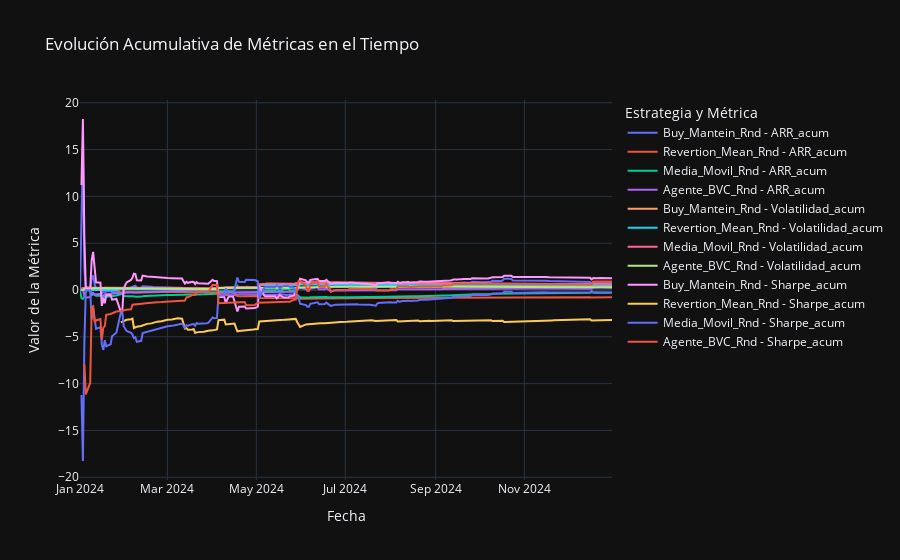

The cell this chart's notebook holds for it:
### Markdown cell above
## Evolución Metricas

### Code cell
# Transformar el DataFrame a formato largo
df_melted = df_indice.melt(id_vars=['Date'], var_name='Estrategia', value_name='Rendimiento')

# Función para calcular métricas acumulativas
def calcular_metricas_acumulativas(df):
    df = df.sort_values('Date').copy()  # Asegurar orden cronológico
    df['ARR_acum'] = (1 + df['Rendimiento']).cumprod() ** (253 / df.index.to_series().diff().fillna(1).cumsum()) - 1
    df['Volatilidad_acum'] = df['Rendimiento'].expanding().std() * np.sqrt(252)
    df['Sharpe_acum'] = (df['Rendimiento'].expanding().mean() / df['Rendimiento'].expanding().std()) * np.sqrt(252)
    return df

# Aplicar función por estrategia
df_time_metrics = df_melted.groupby('Estrategia', group_keys=False).apply(calcular_metricas_acumulativas)

# Graficar la evolución de las métricas acumulativas
fig = go.Figure()
for metric in ['ARR_acum', 'Volatilidad_acum', 'Sharpe_acum']:
    for strategy in df_time_metrics['Estrategia'].unique():
        df_temp = df_time_metrics[df_time_metrics['Estrategia'] == strategy]
        fig.add_trace(go.Scatter(x=df_temp['Date'], y=df_temp[metric], mode='lines', name=f"{strategy} - {metric}"))

fig.update_layout(
    title="Evolución Acumulativa de Métricas en el Tiempo",
    xaxis_title="Fecha",
    yaxis_title="Valor de la Métrica",
    legend_title="Estrategia y Métrica",
    template="plotly_dark"
)

fig.show()

### Figure 1 — Plotly figure (JSON) as saved in the notebook; plotly's stock layout.template omitted (floating-point values rounded to 4 significant figures; data arrays with more than 128 entries replaced by an {"elided": "..."} marker saying what was removed)
{"data": [{"mode": "lines", "name": "Buy_Mantein_Rnd - ARR_acum", "type": "scatter", "x": {"elided": "252 str values"}, "y": {"elided": "252 float values"}}, {"mode": "lines", "name": "Revertion_Mean_Rnd - ARR_acum", "type": "scatter", "x": {"elided": "252 str values"}, "y": {"elided": "252 float values"}}, {"mode": "lines", "name": "Media_Movil_Rnd - ARR_acum", "type": "scatter", "x": {"elided": "252 str values"}, "y": {"elided": "252 float values"}}, {"mode": "lines", "name": "Agente_BVC_Rnd - ARR_acum", "type": "scatter", "x": {"elided": "252 str values"}, "y": {"elided": "252 float values"}}, {"mode": "lines", "name": "Buy_Mantein_Rnd - Volatilidad_acum", "type": "scatter", "x": {"elided": "252 str values"}, "y": {"elided": "252 float values"}}, {"mode": "lines", "name": "Revertion_Mean_Rnd - Volatilidad_acum", "type": "scatter", "x": {"elided": "252 str values"}, "y": {"elided": "252 float values"}}, {"mode": "lines", "name": "Media_Movil_Rnd - Volatilidad_acum", "type": "scatter", "x": {"elided": "252 str values"}, "y": {"elided": "252 float values"}}, {"mode": "lines", "name": "Agente_BVC_Rnd - Volatilidad_acum", "type": "scatter", "x": {"elided": "252 str values"}, "y": {"elided": "252 float values"}}, {"mode": "lines", "name": "Buy_Mantein_Rnd - Sharpe_acum", "type": "scatter", "x": {"elided": "252 str values"}, "y": {"elided": "252 float values"}}, {"mode": "lines", "name": "Revertion_Mean_Rnd - Sharpe_acum", "type": "scatter", "x": {"elided": "252 str values"}, "y": {"elided": "252 float values"}}, {"mode": "lines", "name": "Media_Movil_Rnd - Sharpe_acum", "type": "scatter", "x": {"elided": "252 str values"}, "y": {"elided": "252 float values"}}, {"mode": "lines", "name": "Agente_BVC_Rnd - Sharpe_acum", "type": "scatter", "x": {"elided": "252 str values"}, "y": {"elided": "252 float values"}}], "layout": {"legend": {"title": {"text": "Estrategia y Métrica"}}, "title": {"text": "Evolución Acumulativa de Métricas en el Tiempo"}, "xaxis": {"title": {"text": "Fecha"}}, "yaxis": {"title": {"text": "Valor de la Métrica"}}}}
